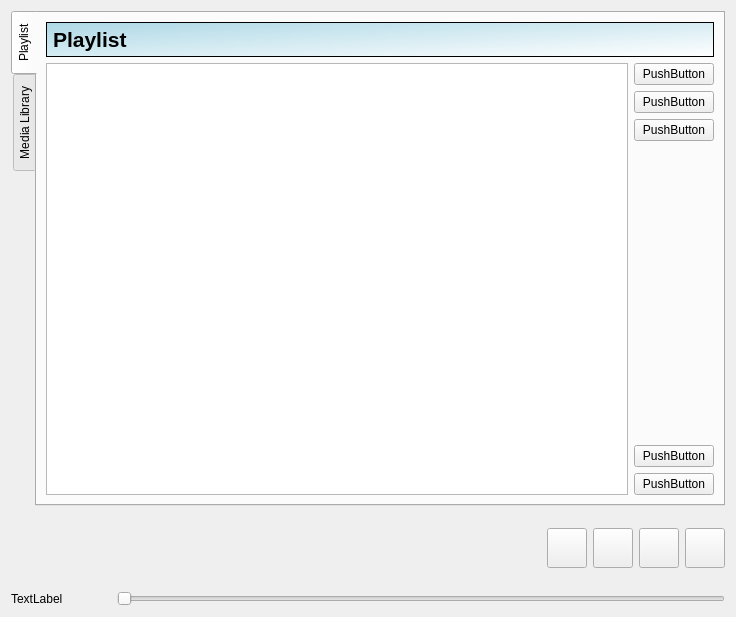
<ui version="4.0" >
 <class>MXc2</class>
 <widget class="QWidget" name="MXc2" >
  <property name="geometry" >
   <rect>
    <x>0</x>
    <y>0</y>
    <width>736</width>
    <height>617</height>
   </rect>
  </property>
  <property name="windowTitle" >
   <string>MXC2</string>
  </property>
  <property name="windowIcon" >
   <iconset resource="mxc2.qrc" >:/images/playericon.png</iconset>
  </property>
  <property name="layoutDirection" >
   <enum>Qt::LeftToRight</enum>
  </property>
  <property name="autoFillBackground" >
   <bool>true</bool>
  </property>
  <property name="styleSheet" >
   <string/>
  </property>
  <layout class="QVBoxLayout" >
   <item>
    <widget class="QTabWidget" name="tabWidget" >
     <property name="tabPosition" >
      <enum>QTabWidget::West</enum>
     </property>
     <property name="tabShape" >
      <enum>QTabWidget::Rounded</enum>
     </property>
     <property name="currentIndex" >
      <number>0</number>
     </property>
     <widget class="QWidget" name="tab" >
      <attribute name="title" >
       <string>Playlist</string>
      </attribute>
      <layout class="QVBoxLayout" >
       <item>
        <widget class="QLabel" name="playlistLabel" >
         <property name="minimumSize" >
          <size>
           <width>0</width>
           <height>35</height>
          </size>
         </property>
         <property name="font" >
          <font>
           <pointsize>-1</pointsize>
           <weight>75</weight>
           <bold>true</bold>
          </font>
         </property>
         <property name="styleSheet" >
          <string>* { background: qlineargradient(x1:0, y1:0, x2:1, y2:1,stop:0 lightblue, stop:1 white); font-size: 21px; font-weight: bold}</string>
         </property>
         <property name="frameShape" >
          <enum>QFrame::StyledPanel</enum>
         </property>
         <property name="text" >
          <string>Playlist </string>
         </property>
         <property name="textFormat" >
          <enum>Qt::RichText</enum>
         </property>
        </widget>
       </item>
       <item>
        <layout class="QHBoxLayout" >
         <item>
          <widget class="QTreeView" name="playlistView" >
           <property name="contextMenuPolicy" >
            <enum>Qt::CustomContextMenu</enum>
           </property>
           <property name="alternatingRowColors" >
            <bool>true</bool>
           </property>
           <property name="indentation" >
            <number>0</number>
           </property>
           <property name="rootIsDecorated" >
            <bool>false</bool>
           </property>
           <property name="uniformRowHeights" >
            <bool>true</bool>
           </property>
           <property name="itemsExpandable" >
            <bool>false</bool>
           </property>
          </widget>
         </item>
         <item>
          <layout class="QVBoxLayout" >
           <item>
            <widget class="QPushButton" name="pushButton_4" >
             <property name="text" >
              <string>PushButton</string>
             </property>
            </widget>
           </item>
           <item>
            <widget class="QPushButton" name="pushButton_5" >
             <property name="text" >
              <string>PushButton</string>
             </property>
            </widget>
           </item>
           <item>
            <widget class="QPushButton" name="pushButton_6" >
             <property name="text" >
              <string>PushButton</string>
             </property>
            </widget>
           </item>
           <item>
            <spacer>
             <property name="orientation" >
              <enum>Qt::Vertical</enum>
             </property>
             <property name="sizeHint" >
              <size>
               <width>20</width>
               <height>40</height>
              </size>
             </property>
            </spacer>
           </item>
           <item>
            <widget class="QPushButton" name="pushButton_9" >
             <property name="text" >
              <string>PushButton</string>
             </property>
            </widget>
           </item>
           <item>
            <widget class="QPushButton" name="pushButton_8" >
             <property name="text" >
              <string>PushButton</string>
             </property>
            </widget>
           </item>
          </layout>
         </item>
        </layout>
       </item>
      </layout>
     </widget>
     <widget class="QWidget" name="mlibTab" >
      <attribute name="title" >
       <string>Media Library</string>
      </attribute>
      <layout class="QVBoxLayout" >
       <item>
        <widget class="QLabel" name="label_2" >
         <property name="minimumSize" >
          <size>
           <width>0</width>
           <height>35</height>
          </size>
         </property>
         <property name="maximumSize" >
          <size>
           <width>16777215</width>
           <height>35</height>
          </size>
         </property>
         <property name="font" >
          <font>
           <pointsize>-1</pointsize>
           <weight>75</weight>
           <bold>true</bold>
          </font>
         </property>
         <property name="styleSheet" >
          <string>* { background: qlineargradient(x1:0, y1:0, x2:1, y2:1,stop:0 lightblue, stop:1 white); font-size: 21px; font-weight: bold}</string>
         </property>
         <property name="frameShape" >
          <enum>QFrame::StyledPanel</enum>
         </property>
         <property name="text" >
          <string>Media Library</string>
         </property>
        </widget>
       </item>
       <item>
        <widget class="QSplitter" name="splitter" >
         <property name="orientation" >
          <enum>Qt::Horizontal</enum>
         </property>
         <widget class="QTreeWidget" name="mlibTreeWidget" >
          <property name="maximumSize" >
           <size>
            <width>140</width>
            <height>16777215</height>
           </size>
          </property>
          <property name="rootIsDecorated" >
           <bool>false</bool>
          </property>
          <property name="uniformRowHeights" >
           <bool>true</bool>
          </property>
          <property name="itemsExpandable" >
           <bool>false</bool>
          </property>
          <column>
           <property name="text" >
            <string>1</string>
           </property>
          </column>
         </widget>
         <widget class="QWidget" name="layoutWidget" >
          <layout class="QVBoxLayout" >
           <item>
            <layout class="QHBoxLayout" >
             <item>
              <widget class="QLabel" name="label_3" >
               <property name="text" >
                <string>Query:</string>
               </property>
               <property name="buddy" >
                <cstring>queryEntry</cstring>
               </property>
              </widget>
             </item>
             <item>
              <widget class="QLineEdit" name="queryEntry" />
             </item>
            </layout>
           </item>
           <item>
            <widget class="QTreeView" name="collView" >
             <property name="alternatingRowColors" >
              <bool>true</bool>
             </property>
             <property name="indentation" >
              <number>0</number>
             </property>
             <property name="rootIsDecorated" >
              <bool>false</bool>
             </property>
             <property name="uniformRowHeights" >
              <bool>true</bool>
             </property>
             <property name="itemsExpandable" >
              <bool>false</bool>
             </property>
            </widget>
           </item>
           <item>
            <widget class="QWidget" native="1" name="saveAsWidget" >
             <layout class="QHBoxLayout" >
              <item>
               <widget class="QLabel" name="label" >
                <property name="text" >
                 <string>TextLabel</string>
                </property>
               </widget>
              </item>
              <item>
               <widget class="QLineEdit" name="lineEdit" />
              </item>
             </layout>
            </widget>
           </item>
           <item>
            <layout class="QHBoxLayout" >
             <item>
              <widget class="QPushButton" name="pushButton" >
               <property name="text" >
                <string>Make active/write as playlist</string>
               </property>
              </widget>
             </item>
             <item>
              <widget class="QPushButton" name="pushButton_2" >
               <property name="text" >
                <string>PushButton</string>
               </property>
              </widget>
             </item>
             <item>
              <widget class="QPushButton" name="pushButton_3" >
               <property name="text" >
                <string>PushButton</string>
               </property>
              </widget>
             </item>
             <item>
              <spacer>
               <property name="orientation" >
                <enum>Qt::Horizontal</enum>
               </property>
               <property name="sizeHint" >
                <size>
                 <width>40</width>
                 <height>20</height>
                </size>
               </property>
              </spacer>
             </item>
            </layout>
           </item>
          </layout>
         </widget>
        </widget>
       </item>
      </layout>
     </widget>
    </widget>
   </item>
   <item>
    <layout class="QHBoxLayout" >
     <item>
      <widget class="QLabel" name="infoLabel" >
       <property name="sizePolicy" >
        <sizepolicy vsizetype="Preferred" hsizetype="Preferred" >
         <horstretch>1</horstretch>
         <verstretch>0</verstretch>
        </sizepolicy>
       </property>
       <property name="minimumSize" >
        <size>
         <width>400</width>
         <height>60</height>
        </size>
       </property>
       <property name="font" >
        <font>
         <pointsize>16</pointsize>
         <weight>75</weight>
         <bold>true</bold>
        </font>
       </property>
       <property name="text" >
        <string/>
       </property>
       <property name="textFormat" >
        <enum>Qt::AutoText</enum>
       </property>
       <property name="alignment" >
        <set>Qt::AlignLeading|Qt::AlignLeft|Qt::AlignTop</set>
       </property>
      </widget>
     </item>
     <item>
      <spacer>
       <property name="orientation" >
        <enum>Qt::Horizontal</enum>
       </property>
       <property name="sizeHint" >
        <size>
         <width>21</width>
         <height>73</height>
        </size>
       </property>
      </spacer>
     </item>
     <item>
      <layout class="QHBoxLayout" >
       <item>
        <widget class="QPushButton" name="prevButton" >
         <property name="sizePolicy" >
          <sizepolicy vsizetype="Fixed" hsizetype="Fixed" >
           <horstretch>0</horstretch>
           <verstretch>0</verstretch>
          </sizepolicy>
         </property>
         <property name="minimumSize" >
          <size>
           <width>40</width>
           <height>40</height>
          </size>
         </property>
         <property name="maximumSize" >
          <size>
           <width>60</width>
           <height>40</height>
          </size>
         </property>
         <property name="toolTip" >
          <string>Previous</string>
         </property>
         <property name="text" >
          <string/>
         </property>
         <property name="icon" >
          <iconset resource="mxc2.qrc" >:/images/prev.png</iconset>
         </property>
         <property name="iconSize" >
          <size>
           <width>40</width>
           <height>40</height>
          </size>
         </property>
         <property name="flat" >
          <bool>false</bool>
         </property>
        </widget>
       </item>
       <item>
        <widget class="QPushButton" name="playButton" >
         <property name="sizePolicy" >
          <sizepolicy vsizetype="Fixed" hsizetype="Fixed" >
           <horstretch>0</horstretch>
           <verstretch>0</verstretch>
          </sizepolicy>
         </property>
         <property name="minimumSize" >
          <size>
           <width>40</width>
           <height>40</height>
          </size>
         </property>
         <property name="maximumSize" >
          <size>
           <width>60</width>
           <height>40</height>
          </size>
         </property>
         <property name="toolTip" >
          <string>Play</string>
         </property>
         <property name="text" >
          <string/>
         </property>
         <property name="icon" >
          <iconset resource="mxc2.qrc" >:/images/play.png</iconset>
         </property>
         <property name="iconSize" >
          <size>
           <width>40</width>
           <height>40</height>
          </size>
         </property>
         <property name="flat" >
          <bool>false</bool>
         </property>
        </widget>
       </item>
       <item>
        <widget class="QPushButton" name="stopButton" >
         <property name="sizePolicy" >
          <sizepolicy vsizetype="Fixed" hsizetype="Fixed" >
           <horstretch>0</horstretch>
           <verstretch>0</verstretch>
          </sizepolicy>
         </property>
         <property name="minimumSize" >
          <size>
           <width>40</width>
           <height>40</height>
          </size>
         </property>
         <property name="maximumSize" >
          <size>
           <width>60</width>
           <height>40</height>
          </size>
         </property>
         <property name="toolTip" >
          <string>Stop</string>
         </property>
         <property name="text" >
          <string/>
         </property>
         <property name="icon" >
          <iconset resource="mxc2.qrc" >:/images/stop.png</iconset>
         </property>
         <property name="iconSize" >
          <size>
           <width>40</width>
           <height>40</height>
          </size>
         </property>
         <property name="flat" >
          <bool>false</bool>
         </property>
        </widget>
       </item>
       <item>
        <widget class="QPushButton" name="nextButton" >
         <property name="sizePolicy" >
          <sizepolicy vsizetype="Fixed" hsizetype="Fixed" >
           <horstretch>0</horstretch>
           <verstretch>0</verstretch>
          </sizepolicy>
         </property>
         <property name="minimumSize" >
          <size>
           <width>40</width>
           <height>40</height>
          </size>
         </property>
         <property name="maximumSize" >
          <size>
           <width>60</width>
           <height>40</height>
          </size>
         </property>
         <property name="toolTip" >
          <string>Next</string>
         </property>
         <property name="text" >
          <string/>
         </property>
         <property name="icon" >
          <iconset resource="mxc2.qrc" >:/images/next.png</iconset>
         </property>
         <property name="iconSize" >
          <size>
           <width>40</width>
           <height>40</height>
          </size>
         </property>
         <property name="flat" >
          <bool>false</bool>
         </property>
        </widget>
       </item>
      </layout>
     </item>
    </layout>
   </item>
   <item>
    <layout class="QHBoxLayout" >
     <item>
      <widget class="QLabel" name="timeLabel" >
       <property name="sizePolicy" >
        <sizepolicy vsizetype="Preferred" hsizetype="Fixed" >
         <horstretch>0</horstretch>
         <verstretch>0</verstretch>
        </sizepolicy>
       </property>
       <property name="minimumSize" >
        <size>
         <width>100</width>
         <height>0</height>
        </size>
       </property>
       <property name="maximumSize" >
        <size>
         <width>100</width>
         <height>16777215</height>
        </size>
       </property>
       <property name="text" >
        <string>TextLabel</string>
       </property>
      </widget>
     </item>
     <item>
      <widget class="QSlider" name="positionSlider" >
       <property name="orientation" >
        <enum>Qt::Horizontal</enum>
       </property>
      </widget>
     </item>
    </layout>
   </item>
  </layout>
 </widget>
 <resources>
  <include location="mxc2.qrc" />
 </resources>
 <connections/>
</ui>
